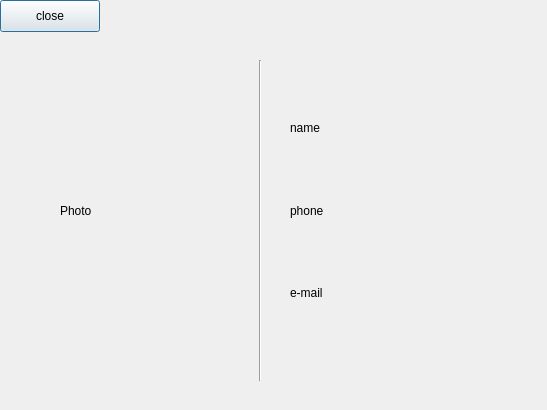
<?xml version="1.0" encoding="UTF-8"?>
<ui version="4.0">
 <class>SubWindow</class>
 <widget class="QDialog" name="SubWindow">
  <property name="windowModality">
   <enum>Qt::WindowModality::ApplicationModal</enum>
  </property>
  <property name="geometry">
   <rect>
    <x>0</x>
    <y>0</y>
    <width>547</width>
    <height>410</height>
   </rect>
  </property>
  <property name="windowTitle">
   <string>Dialog</string>
  </property>
  <widget class="QPushButton" name="closeButton">
   <property name="geometry">
    <rect>
     <x>0</x>
     <y>0</y>
     <width>100</width>
     <height>32</height>
    </rect>
   </property>
   <property name="text">
    <string>close</string>
   </property>
  </widget>
  <widget class="QLabel" name="photoLabel">
   <property name="geometry">
    <rect>
     <x>60</x>
     <y>110</y>
     <width>171</width>
     <height>201</height>
    </rect>
   </property>
   <property name="text">
    <string>Photo</string>
   </property>
   <property name="scaledContents">
    <bool>true</bool>
   </property>
  </widget>
  <widget class="QWidget" name="verticalLayoutWidget">
   <property name="geometry">
    <rect>
     <x>290</x>
     <y>90</y>
     <width>221</width>
     <height>241</height>
    </rect>
   </property>
   <layout class="QVBoxLayout" name="verticalLayout">
    <item>
     <widget class="QLabel" name="nameLabel">
      <property name="text">
       <string>name</string>
      </property>
     </widget>
    </item>
    <item>
     <widget class="QLabel" name="phoneLabel">
      <property name="text">
       <string>phone</string>
      </property>
     </widget>
    </item>
    <item>
     <widget class="QLabel" name="emailLabel">
      <property name="text">
       <string>e-mail</string>
      </property>
     </widget>
    </item>
   </layout>
  </widget>
  <widget class="Line" name="line">
   <property name="geometry">
    <rect>
     <x>250</x>
     <y>60</y>
     <width>20</width>
     <height>321</height>
    </rect>
   </property>
   <property name="orientation">
    <enum>Qt::Orientation::Vertical</enum>
   </property>
  </widget>
 </widget>
 <resources/>
 <connections/>
</ui>
